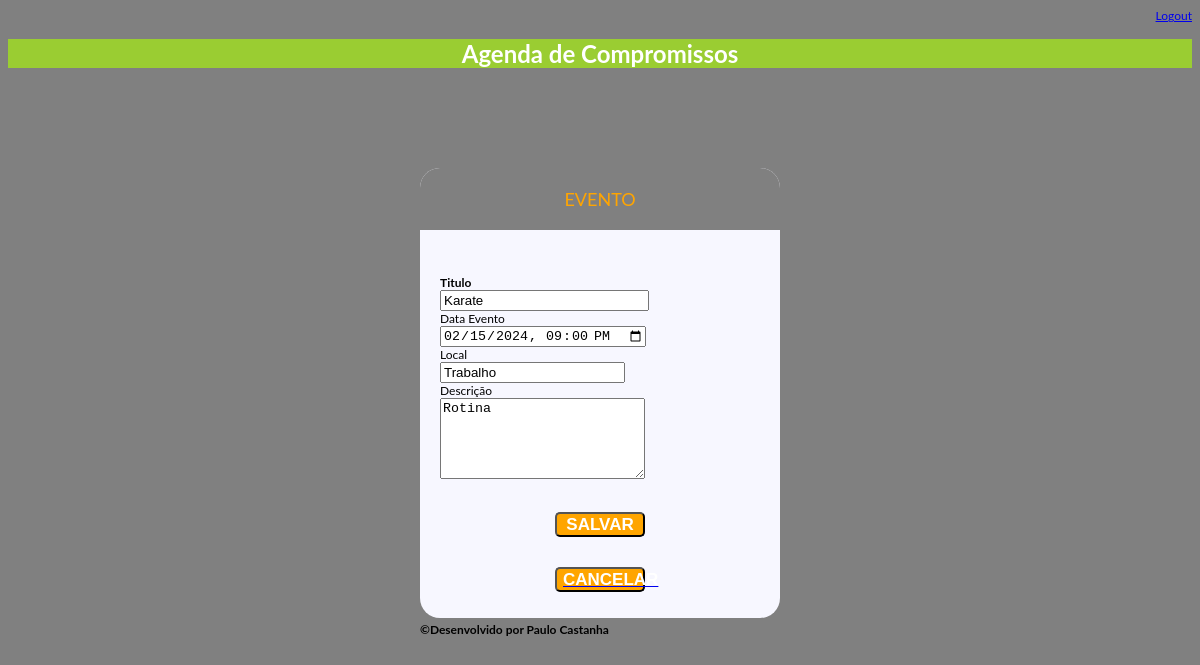
The page /agenda/evento/?id=14 (signed in) on the database its author committed.
### core/models.py (models this page shows, shortened)
class Evento(models.Model):
    titulo = models.CharField(max_length=100)
    descricao = models.TextField(blank=True, null=True)
    data_evento = models.DateTimeField(verbose_name='Data do Evento')
    data_criacao = models.DateTimeField(auto_now=True)
    local = models.CharField(max_length=100)
    usuario = models.ForeignKey(User, on_delete=models.CASCADE)
    class Meta:
         db_table = 'evento'
    def get_data_input_evento(self):
        return self.data_evento.strftime('%Y-%m-%dT%H:%M')

### core/views.py (the view)
# urls.py: path('agenda/evento/', views.evento),
@login_required(login_url='/login/')
def evento(request):
    id_evento = request.GET.get('id')
    dados = {}
    if id_evento:
        dados['evento'] = Evento.objects.get(id=id_evento)
    return render(request, 'evento.html', dados)

### templates/evento.html (shortened to what this page needs)
{% extends "model-page.html" %}
{% block content %}
 <div id="container">
    <div>
    <h2 class="title">Evento</h2>
    </div>
    <div>
<form action="submit" method="POST" class="tipsform" id="tipsform">{% csrf_token %}
    <label></label><br>
    <input type="hidden" name="id_evento" size="5" class="formInput" value="{{ evento.id }}" ><br>
     <label><b>Titulo</b></label><br>
    <input type="text" name="titulo" size="23" value="{{ evento.titulo }}"><br>
    <label>Data Evento</label><br>
    <input type="datetime-local" name="data_evento" value="{{ evento.get_data_input_evento }}"><br>
    <label>Local</label><br>
    <input type="text" name="local" value="{{ evento.local }}"><br>
    <label>Descrição</label><br>
    <textarea name="descricao" rows="5" cols="23" >{{ evento.descricao }}</textarea><br>
    <button type="submit" class="formSubmit">Salvar</button><a href="/"><button type="button" class="formSubmit">Cancelar</button></a>
</form>
{% endblock %}

### templates/evento.html (style rules this page uses)
:root { --primary-color:black; --secondary-color:orange; --tertiary-color: gray; }
body { background-color: var(--tertiary-color); font-size: 12px; font-family:Lato, sans-serif; }
#container { height: 450px; width: 360px; margin: 100px auto; background: #f7f7ff; border-radius: 20px; }
.title { background-color: var(--tertiary-color); color: var(--secondary-color); padding: 20px; text-transform: uppercase; font-size: 18px; font-weight: normal; border-top-left-radius: 20px; border-top-right-radius: 20px; text-align: center; }
.tipsform { padding-left: 20px; padding-right: 20px; }
.formSubmit { text-transform: uppercase; font-weight: bold; display: block; margin: 30px auto; background: var(--secondary-color); border-radius: 5px; width: 90px; height: 25px; font-size: 17px; color: white; }

### rows shown on the page
Evento: titulo "Karate", data_evento "02/15/2024 21:00", local "Trabalho", descricao "Rotina"
